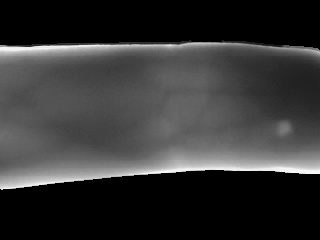
#> input picture task2/1.jpg, 320 x 240 px
$ python task2.py
#> lines starting #> are read from the running program, lines starting #| are printed output that depends on the picture
#> further down, img1 is the input picture: shape (240, 320); min 0, max 254, mean 53.1
# -*- coding: utf-8 -*-
# @Time    : 2019/12/7 14:49
# @Author  : Jeff Wang
# @Email   : jeffwang987@163.com   OR    wangxiaofeng2020@ia.ac.cn
# @Software: PyCharm
"""
本次作业：实现频域的滤波，使血管图片更加清晰。
使用算法：同态增晰、高斯滤波（或者巴特沃斯滤波）
作业感悟：显示效果不好。我放在Lightroom手工调整图片，血管显示效果依旧不好。
"""
import cv2
import numpy as np
import matplotlib.pyplot as plt


def fft_distance(m, n):
    """
    功能：定义一个函数确定mxn的矩阵中的每个元素距离中心的距离(给巴特沃斯和高斯滤波器用)
    :param m:高
    :param n: 宽
    :return: 距离矩阵
    """
    u = np.array([np.abs(i-m/2) for i in range(m)])
    v = np.array([np.abs(i-n/2) for i in range(n)])
    u.shape = m, 1
    v.shape = 1, n  # 两个都是一维矩阵，但是方向不同，相加会broadcast
    dist = np.sqrt(u**2 + v**2)
    return dist


def gs_filter(fshift, scale):
    d = fft_distance(fshift.shape[0], fshift.shape[1])
    mask_gs = np.exp(- (d**2) / (2*scale**2))
    mask_gs = 1 - mask_gs
    return mask_gs


def bt_filter(fshift, d0=20, n=2):
    d = fft_distance(fshift.shape[0], fshift.shape[1])
    mask_butterworth = 1/(1+(d/d0)**(2*n))
    mask_butterworth = 1 - mask_butterworth
    return mask_butterworth


def Homomorphic_filter(img, scale=30):
    """
    同态增清晰，暗部的细节体现出来。
    :param img:
    :param scale:
    :return:
    """
#> called with scale = 0.2
    img = np.log(img + 0.1)
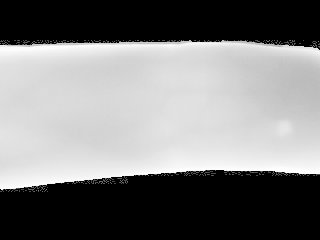
#> img: shape (240, 320) float64; min -2.3, max 5.54, mean 1.49; drawn with min black and max white
    img_fft = np.fft.fft2(img)
    img_fft_shift = np.fft.fftshift(img_fft)
    # mask = gs_filter(img_fft_shift, scale)
    mask = bt_filter(img_fft_shift, d0=scale, n=2)
    img_done = mask*img_fft_shift
    img_ishift = np.fft.ifftshift(img_done)
    img_ifft = np.fft.ifft2(img_ishift)
    img_back = np.abs(img_ifft)
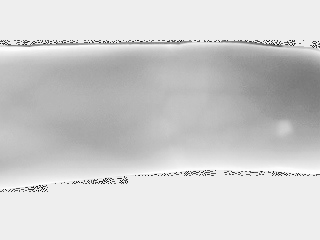
#> img_back: shape (240, 320) float64; min 0.0755, max 4.05, mean 3.32; drawn with min black and max white
    img_back = np.exp(img_back)
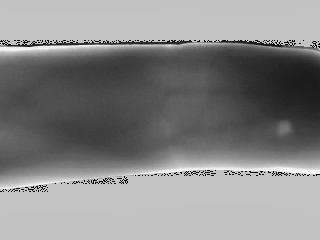
#> img_back: shape (240, 320) float64; min 1.08, max 57.33, mean 31.2; drawn with min black and max white
    return img_back


if __name__ == "__main__":
    img1 = cv2.imread("1.jpg", 0)
    # img1 = img1[60:170, :200]
    out1 = Homomorphic_filter(img1, 0.2)
    plt.subplot(1, 2, 1), plt.imshow(img1, 'gray'), plt.title('img1')
    plt.subplot(1, 2, 2), plt.imshow(out1, 'gray'), plt.title('img_back1')
    plt.show()
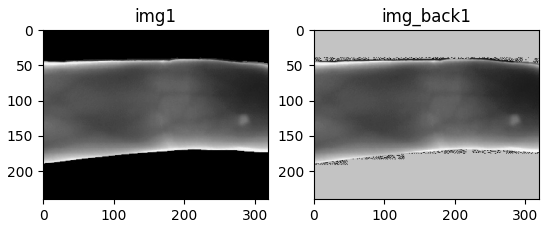
#> figure drawn by matplotlib, 2 panels

$ run again, with task2/2.jpg copied over task2/1.jpg
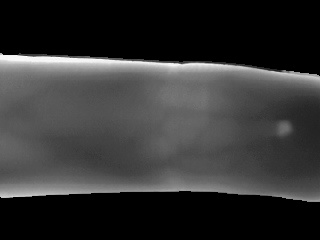
#> input picture task2/2.jpg, 320 x 240 px
#> img1 is the input picture: shape (240, 320); min 0, max 255, mean 51.9
#> in Homomorphic_filter, `img = np.log(img + 0.1)`:
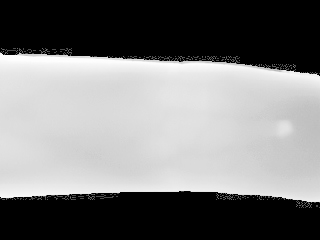
#> img: shape (240, 320) float64; min -2.3, max 5.54, mean 1.5; drawn with min black and max white
#> `plt.show()`:
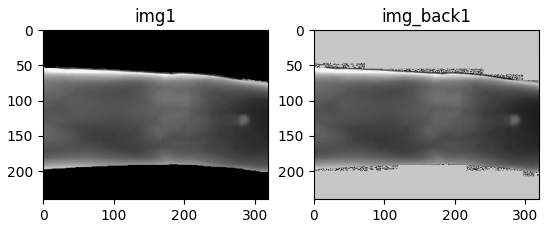
#> figure drawn by matplotlib, 2 panels

$ run again, with task2/3.jpg copied over task2/1.jpg
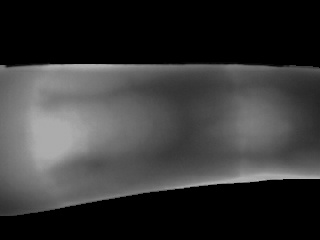
#> input picture task2/3.jpg, 320 x 240 px
#> img1 is the input picture: shape (240, 320); min 0, max 188, mean 53.9
#> in Homomorphic_filter, `img_back = np.exp(img_back)`:
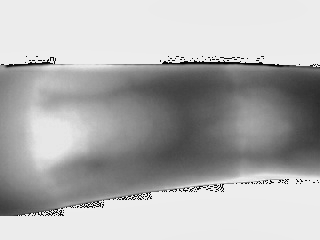
#> img_back: shape (240, 320) float64; min 1.02, max 44.88, mean 31.6; drawn with min black and max white
#> `plt.show()`:
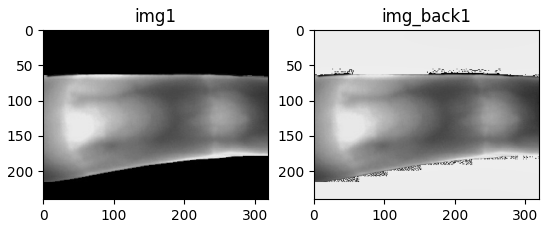
#> figure drawn by matplotlib, 2 panels
